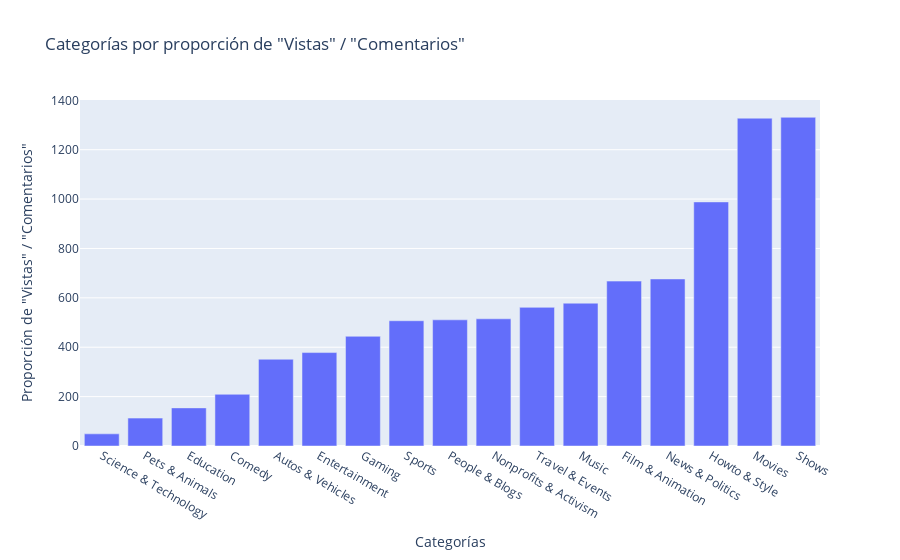

The notebook cell saved with this chart:
### Markdown cell above
### 4.- ¿Qué categorías de videos tienen la mejor proporción (ratio) de “Vistas” / “Comentarios”?

### Code cell
counts4 = df.groupby("category")
counts4a = pd.DataFrame(counts2.sum()["views"])
counts4b = pd.DataFrame(counts2.sum()["comment_count"])

counts4c = pd.DataFrame()
counts4c["ratio"] = counts4a["views"] / counts4b["comment_count"]
print(counts4c)

counts4c = counts4c.sort_values("ratio")

data = [go.Bar(
    y = counts4c['ratio'],
    x = counts4c.index
)]
layout = go.Layout(
    title = 'Categorías por proporción de "Vistas" / "Comentarios"',
    yaxis = dict(title = 'Proporción de "Vistas" / "Comentarios"'),
    xaxis = dict(title = 'Categorías')
)

fig = go.Figure(data = data, layout = layout)

fig.iplot()

### Figure 1 — Plotly figure (JSON) as saved in the notebook; plotly's stock layout.template omitted (floating-point values rounded to 4 significant figures)
{"data": [{"type": "bar", "x": ["Science & Technology", "Pets & Animals", "Education", "Comedy", "Autos & Vehicles", "Entertainment", "Gaming", "Sports", "People & Blogs", "Nonprofits & Activism", "Travel & Events", "Music", "Film & Animation", "News & Politics", "Howto & Style", "Movies", "Shows"], "y": [49.22, 112.9, 154.4, 209.3, 351.3, 378.4, 444.2, 507.3, 510.9, 515.0, 561.4, 578.3, 667.8, 676.5, 988.5, 1328.0, 1331.0]}], "layout": {"title": {"text": "Categorías por proporción de \"Vistas\" / \"Comentarios\""}, "xaxis": {"title": {"text": "Categorías"}}, "yaxis": {"title": {"text": "Proporción de \"Vistas\" / \"Comentarios\""}}}}
